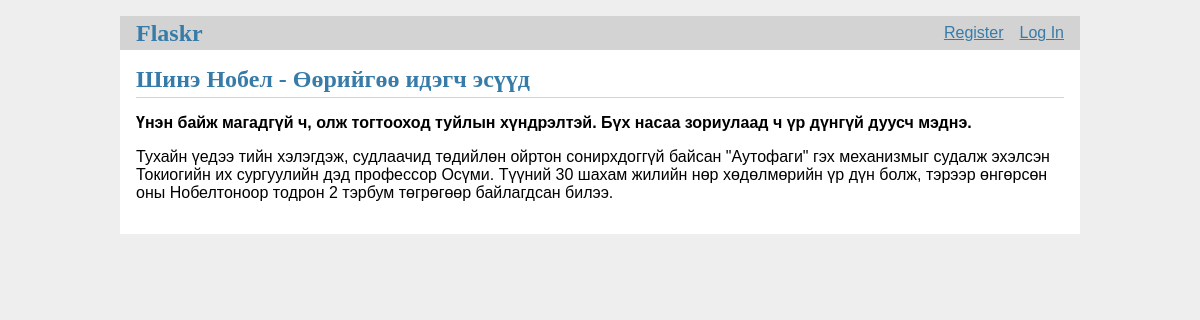
The page /detail/4 on the database as committed earlier.
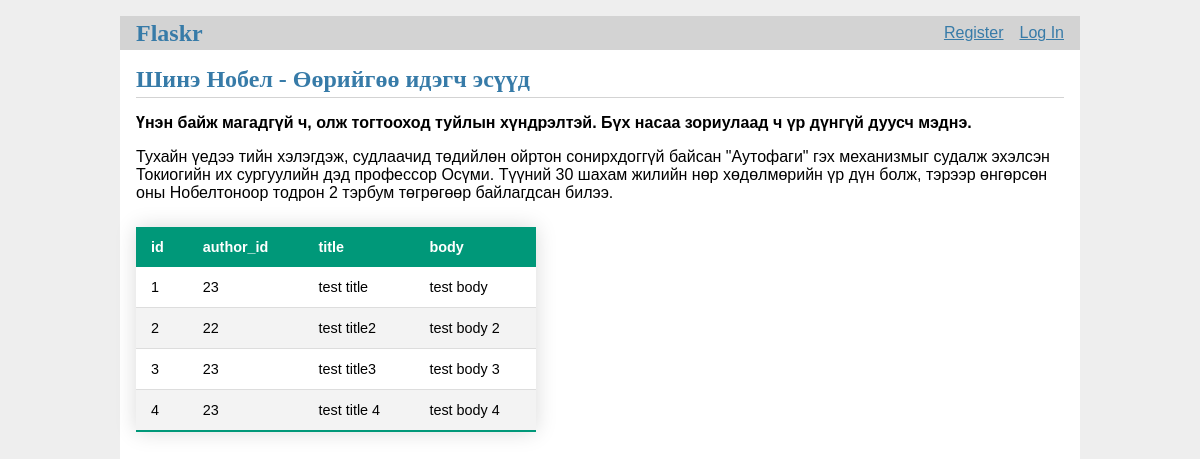
The same page on the database as committed later.
### tables this page shows
CREATE TABLE post (
  id INTEGER PRIMARY KEY AUTOINCREMENT,
  author_id INTEGER NOT NULL,
  created TIMESTAMP NOT NULL DEFAULT CURRENT_TIMESTAMP,
  title TEXT NOT NULL,
  body TEXT NOT NULL,
  FOREIGN KEY (author_id) REFERENCES user (id)
);

### flaskr/blog.py (the view)
@bp.route('/detail/<int:post_id>')
def detail(post_id):
    db = get_db()
    post = db.execute(
        'SELECT * FROM post WHERE id=' + str(post_id)).fetchone()
    return render_template('blog/detail.html', post=post)

### flaskr/auth.py (called while the page is built)
@bp.before_app_request
def load_logged_in_user():
    user_id = session.get('user_id')
    if user_id is None:
        g.user = None
    else:
        g.user = get_db().execute(
            'SELECT * FROM user WHERE id = ?', (user_id,)
        ).fetchone()

### flaskr/db.py (called while the page is built)
def get_db():
    if 'db' not in g:
        g.db = sqlite3.connect(
            current_app.config['DATABASE'],
            detect_types=sqlite3.PARSE_DECLTYPES
        )
        g.db.row_factory = sqlite3.Row
    return g.db

### flaskr/templates/blog/detail.html (shortened to what this page needs)
{% extends 'base.html' %}
{% block header %}
  <h1>{% block title %} {{ post['title'] }} {% endblock %}</h1>
{% endblock %}
{% block content %}
  <div class="body">
  	{{ post['body'] | markdown }}
  </div>
{% endblock %}

### flaskr/templates/base.html (shortened to what this page needs)
<!doctype html>
<link rel="stylesheet" href="{{ url_for('static', filename='style.css') }}">
<nav>
  <h1>
    <a href="/">
      Flaskr
    </a>
  </h1>
  <ul>
    {% if g.user %}
      <li><span>{{ g.user['username'] }}</span>
      <li><a href="{{ url_for('auth.logout') }}">Log Out</a>
    {% else %}
      <li><a href="{{ url_for('auth.register') }}">Register</a>
      <li><a href="{{ url_for('auth.login') }}">Log In</a>
    {% endif %}
  </ul>
</nav>
<section class="content">
  <header>
    {% block header %}{% endblock %}
  </header>
  {% block content %}{% endblock %}
</section>

### flaskr/static/style.css (style rules this page uses)
h1 { font-family: serif; color: #377ba8; margin: 1rem 0; }
a { color: #377ba8; }
nav { background: lightgray; display: flex; align-items: center; padding: 0 0.5rem; }
nav h1 { flex: auto; margin: 0; }
nav h1 a { text-decoration: none; padding: 0.25rem 0.5rem; }
nav ul { display: flex; list-style: none; margin: 0; padding: 0; }
nav ul li a, nav ul li span, header .action { display: block; padding: 0.5rem; }
.content { padding: 0 1rem 1rem; }
.content > header { border-bottom: 1px solid lightgray; display: flex; align-items: flex-end; }
.content > header h1 { flex: auto; margin: 1rem 0 0.25rem 0; }
.content:last-child { margin-bottom: 0; }
table { border-collapse: collapse; margin: 25px 0; font-size: 0.9em; font-family: sans-serif; min-width: 400px; box-shadow: 0 0 20px rgba(0, 0, 0, 0.15); }
table thead tr { background-color: #009879; color: #ffffff; text-align: left; }
table th, table td { padding: 12px 15px; }
table tbody tr { border-bottom: 1px solid #dddddd; }
table tbody tr:nth-of-type(even) { background-color: #f3f3f3; }
table tbody tr:last-of-type { border-bottom: 2px solid #009879; }

Rows that differ between the two databases and show on the page:
changed post "Шинэ Нобел - Өөрийгөө идэгч эсүүд": body "…тэрбум төгрөгөөр байлагдсан билээ." → "…тэрбум төгрөгөөр байлагдсан билээ. id author_id title body 1 23 test title test body 2 22 test title2 test body 2 3 23 test title3 test body 3 4 23 test title 4 test body 4"
